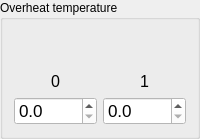
          <widget class="QGroupBox" name="groupBox_19">
           <property name="sizePolicy">
            <sizepolicy hsizetype="Expanding" vsizetype="Preferred">
             <horstretch>0</horstretch>
             <verstretch>0</verstretch>
            </sizepolicy>
           </property>
           <property name="title">
            <string>Overheat temperature</string>
           </property>
           <property name="flat">
            <bool>false</bool>
           </property>
           <property name="checkable">
            <bool>false</bool>
           </property>
           <layout class="QGridLayout" name="gridLayout_4">
            <property name="topMargin">
             <number>12</number>
            </property>
            <item row="1" column="0">
             <widget class="QLabel" name="label_35">
              <property name="minimumSize">
               <size>
                <width>0</width>
                <height>0</height>
               </size>
              </property>
              <property name="font">
               <font>
                <pointsize>12</pointsize>
               </font>
              </property>
              <property name="text">
               <string>0</string>
              </property>
              <property name="alignment">
               <set>Qt::AlignmentFlag::AlignCenter</set>
              </property>
             </widget>
            </item>
            <item row="2" column="0">
             <widget class="QDoubleSpinBox" name="over_temp_00">
              <property name="sizePolicy">
               <sizepolicy hsizetype="Preferred" vsizetype="Fixed">
                <horstretch>100</horstretch>
                <verstretch>0</verstretch>
               </sizepolicy>
              </property>
              <property name="minimumSize">
               <size>
                <width>0</width>
                <height>0</height>
               </size>
              </property>
              <property name="maximumSize">
               <size>
                <width>16777215</width>
                <height>16777215</height>
               </size>
              </property>
              <property name="font">
               <font>
                <pointsize>13</pointsize>
               </font>
              </property>
              <property name="focusPolicy">
               <enum>Qt::FocusPolicy::ClickFocus</enum>
              </property>
              <property name="styleSheet">
               <string notr="true">background: rgb(255,255,255)</string>
              </property>
              <property name="suffix">
               <string/>
              </property>
              <property name="decimals">
               <number>1</number>
              </property>
              <property name="minimum">
               <double>0.000000000000000</double>
              </property>
              <property name="maximum">
               <double>150.000000000000000</double>
              </property>
              <property name="singleStep">
               <double>0.100000000000000</double>
              </property>
              <property name="stepType">
               <enum>QAbstractSpinBox::StepType::DefaultStepType</enum>
              </property>
              <property name="value">
               <double>0.000000000000000</double>
              </property>
             </widget>
            </item>
            <item row="1" column="1">
             <widget class="QLabel" name="label_44">
              <property name="minimumSize">
               <size>
                <width>0</width>
                <height>0</height>
               </size>
              </property>
              <property name="font">
               <font>
                <pointsize>12</pointsize>
               </font>
              </property>
              <property name="text">
               <string>1</string>
              </property>
              <property name="alignment">
               <set>Qt::AlignmentFlag::AlignCenter</set>
              </property>
             </widget>
            </item>
            <item row="2" column="1">
             <widget class="QDoubleSpinBox" name="over_temp_01">
              <property name="sizePolicy">
               <sizepolicy hsizetype="Preferred" vsizetype="Fixed">
                <horstretch>100</horstretch>
                <verstretch>0</verstretch>
               </sizepolicy>
              </property>
              <property name="minimumSize">
               <size>
                <width>0</width>
                <height>0</height>
               </size>
              </property>
              <property name="maximumSize">
               <size>
                <width>16777215</width>
                <height>16777215</height>
               </size>
              </property>
              <property name="font">
               <font>
                <pointsize>13</pointsize>
               </font>
              </property>
              <property name="focusPolicy">
               <enum>Qt::FocusPolicy::ClickFocus</enum>
              </property>
              <property name="styleSheet">
               <string notr="true">background: rgb(255,255,255)</string>
              </property>
              <property name="suffix">
               <string/>
              </property>
              <property name="decimals">
               <number>1</number>
              </property>
              <property name="minimum">
               <double>0.000000000000000</double>
              </property>
              <property name="maximum">
               <double>150.000000000000000</double>
              </property>
              <property name="singleStep">
               <double>0.100000000000000</double>
              </property>
              <property name="stepType">
               <enum>QAbstractSpinBox::StepType::DefaultStepType</enum>
              </property>
              <property name="value">
               <double>0.000000000000000</double>
              </property>
             </widget>
            </item>
            <item row="0" column="0">
             <spacer name="verticalSpacer_3">
              <property name="orientation">
               <enum>Qt::Orientation::Vertical</enum>
              </property>
              <property name="sizeHint" stdset="0">
               <size>
                <width>20</width>
                <height>40</height>
               </size>
              </property>
             </spacer>
            </item>
           </layout>
          </widget>
